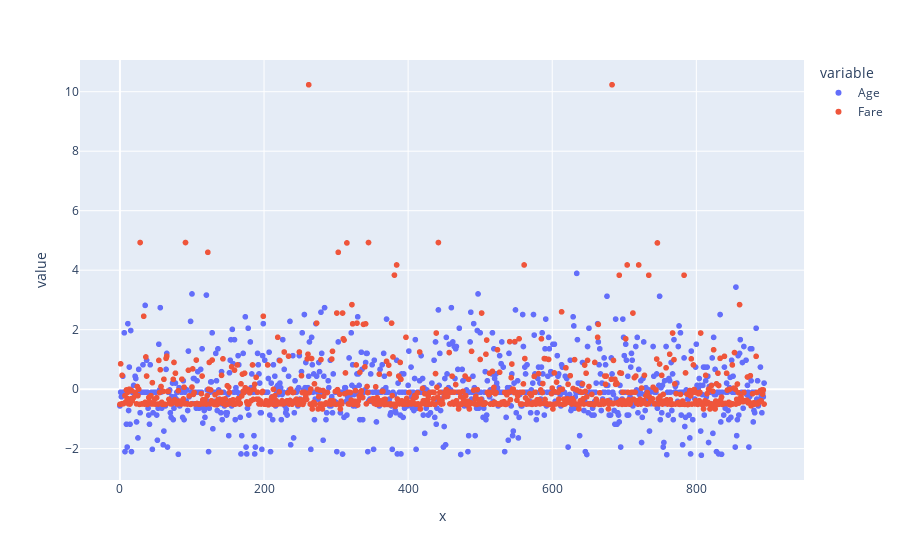

Notebook cell for this chart:
### Code cell
#Pandas apply lambda is like a loop with axis = 0 as column-wise, and axis = 1 as row wise
df_zscore_norm = df_zscore_norm.apply(lambda x : (x - x.mean())/x.std(),axis=0)

df_zscore_norm.plot.scatter(x = df_min_max_scaled.index,y = df_min_max_scaled.columns.tolist(),backend='plotly')

### Figure 1 — Plotly figure (JSON) as saved in the notebook; plotly's stock layout.template omitted (floating-point values rounded to 4 significant figures; data arrays with more than 128 entries replaced by an {"elided": "..."} marker saying what was removed)
{"data": [{"hovertemplate": "variable=Age<br>x=%{x}<br>value=%{y}<extra></extra>", "legendgroup": "Age", "marker": {"color": "#636efa", "symbol": "circle"}, "mode": "markers", "name": "Age", "showlegend": true, "type": "scattergl", "x": {"elided": "891 int values"}, "xaxis": "x", "y": {"elided": "891 float values"}, "yaxis": "y"}, {"hovertemplate": "variable=Fare<br>x=%{x}<br>value=%{y}<extra></extra>", "legendgroup": "Fare", "marker": {"color": "#EF553B", "symbol": "circle"}, "mode": "markers", "name": "Fare", "showlegend": true, "type": "scattergl", "x": {"elided": "891 int values"}, "xaxis": "x", "y": {"elided": "891 float values"}, "yaxis": "y"}], "layout": {"legend": {"title": {"text": "variable"}, "tracegroupgap": 0}, "margin": {"t": 60}, "xaxis": {"anchor": "y", "domain": [0, 1], "title": {"text": "x"}}, "yaxis": {"anchor": "x", "domain": [0, 1], "title": {"text": "value"}}}}
